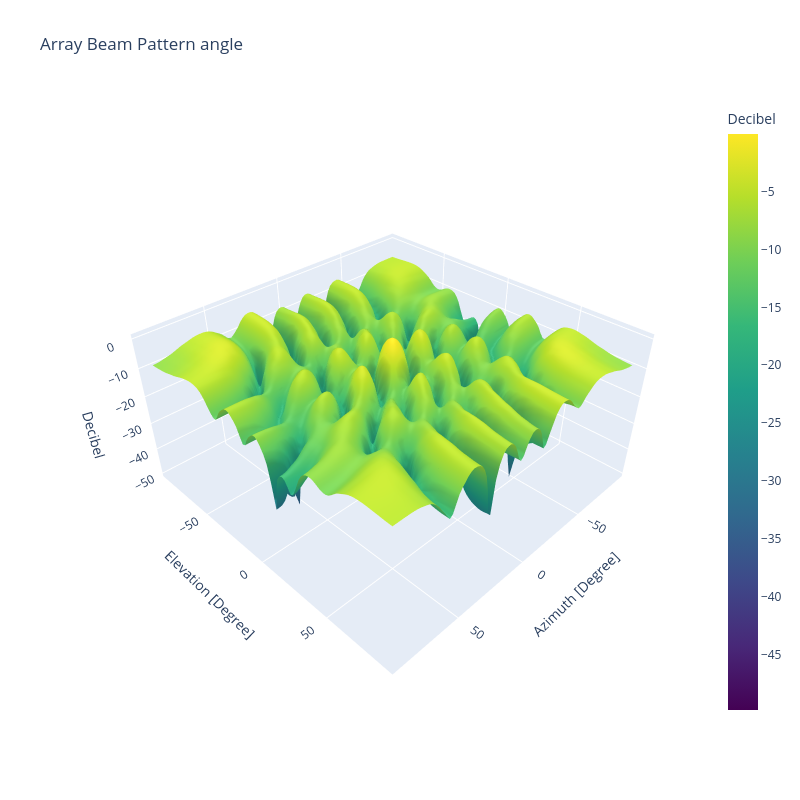
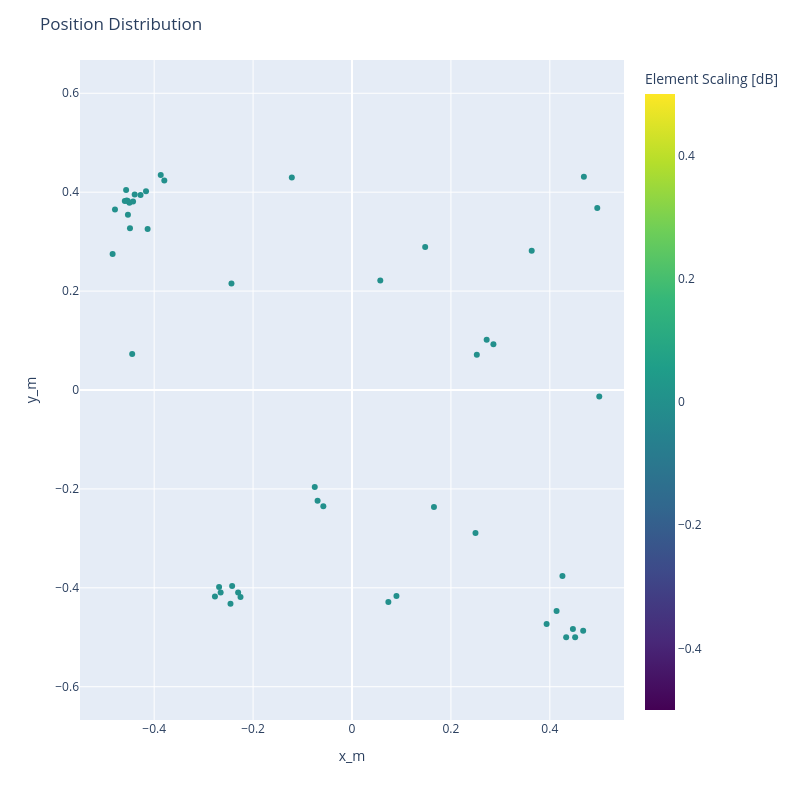

Notebook code cell kept with these figures, in order:
### Code cell
x = best_organism._chromosomes[0]
y = best_organism._chromosomes[1]

az_bound = 90
el_bound = 90
az_bound_tuple = (Angle(-az_bound, PhaseUnit.DEGREE), Angle(az_bound, PhaseUnit.DEGREE))
el_bound_tuple = (Angle(-el_bound, PhaseUnit.DEGREE), Angle(el_bound, PhaseUnit.DEGREE))


element_pattern = pattern.Isotropic()
freq = Frequency(1, FrequencyUnit.GIGAHERTZ)
antenna_element = Element(element_pattern, az_bound_tuple, el_bound_tuple, freq, 1)

cf = Frequency(1, FrequencyUnit.GIGAHERTZ)
array_geometry = geometry.CustomGeometry(x.df.to_numpy().ravel(), y.df.to_numpy().ravel())

arr = Array(antenna_element, array_geometry)

arr.plot.beam(
    DirectionDomain.ANGLE,
    PhaseUnit.DEGREE,
    AmplitudeDomain.AntennaFactor,
    AmplitudeUnit.DECIBEL,
    FigureType.SURFACE,
    Frequency(1, FrequencyUnit.GIGAHERTZ),
)

arr.plot.geometry()

### Figure 1 — Plotly figure (JSON) as saved in the notebook; plotly's stock layout.template omitted (floating-point values rounded to 4 significant figures; data arrays with more than 128 entries replaced by an {"elided": "..."} marker saying what was removed)
{"data": [{"colorbar": {"title": {"text": "Decibel"}}, "colorscale": [[0, "#440154"], [0.1111, "#482878"], [0.2222, "#3e4989"], [0.3333, "#31688e"], [0.4444, "#26828e"], [0.5556, "#1f9e89"], [0.6667, "#35b779"], [0.7778, "#6ece58"], [0.8889, "#b5de2b"], [1, "#fde725"]], "connectgaps": true, "type": "surface", "x": [-90.0, -88.18, -86.36, -84.55, -82.73, -80.91, -79.09, -77.27, -75.45, -73.64, -71.82, -70.0, -68.18, -66.36, -64.55, -62.73, -60.91, -59.09, -57.27, -55.45, -53.64, -51.82, -50.0, -48.18, -46.36, -44.55, -42.73, -40.91, -39.09, -37.27, -35.45, -33.64, -31.82, -30.0, -28.18, -26.36, -24.55, -22.73, -20.91, -19.09, -17.27, -15.45, -13.64, -11.82, -10.0, -8.182, -6.364, -4.545, -2.727, -0.9091, 0.9091, 2.727, 4.545, 6.364, 8.182, 10.0, 11.82, 13.64, 15.45, 17.27, 19.09, 20.91, 22.73, 24.55, 26.36, 28.18, 30.0, 31.82, 33.64, 35.45, 37.27, 39.09, 40.91, 42.73, 44.55, 46.36, 48.18, 50.0, 51.82, 53.64, 55.45, 57.27, 59.09, 60.91, 62.73, 64.55, 66.36, 68.18, 70.0, 71.82, 73.64, 75.45, 77.27, 79.09, 80.91, 82.73, 84.55, 86.36, 88.18, 90.0], "y": [-90.0, -88.18, -86.36, -84.55, -82.73, -80.91, -79.09, -77.27, -75.45, -73.64, -71.82, -70.0, -68.18, -66.36, -64.55, -62.73, -60.91, -59.09, -57.27, -55.45, -53.64, -51.82, -50.0, -48.18, -46.36, -44.55, -42.73, -40.91, -39.09, -37.27, -35.45, -33.64, -31.82, -30.0, -28.18, -26.36, -24.55, -22.73, -20.91, -19.09, -17.27, -15.45, -13.64, -11.82, -10.0, -8.182, -6.364, -4.545, -2.727, -0.9091, 0.9091, 2.727, 4.545, 6.364, 8.182, 10.0, 11.82, 13.64, 15.45, 17.27, 19.09, 20.91, 22.73, 24.55, 26.36, 28.18, 30.0, 31.82, 33.64, 35.45, 37.27, 39.09, 40.91, 42.73, 44.55, 46.36, 48.18, 50.0, 51.82, 53.64, 55.45, 57.27, 59.09, 60.91, 62.73, 64.55, 66.36, 68.18, 70.0, 71.82, 73.64, 75.45, 77.27, 79.09, 80.91, 82.73, 84.55, 86.36, 88.18, 90.0], "z": {"elided": "99x99 float values"}}], "layout": {"height": 800, "scene": {"aspectmode": "manual", "aspectratio": {"x": 1, "y": 1, "z": 0.5}, "xaxis": {"title": {"text": "Azimuth [Degree]"}}, "yaxis": {"title": {"text": "Elevation [Degree]"}}, "zaxis": {"title": {"text": "Decibel"}}}, "title": {"text": "Array Beam Pattern angle"}, "width": 800}}

### Figure 2 — Plotly figure (JSON) as saved in the notebook; plotly's stock layout.template omitted (floating-point values rounded to 4 significant figures)
{"data": [{"hovertemplate": "x_m=%{x}<br>y_m=%{y}<br>Element Amplifier Gain (Decibel)=%{marker.color}<extra></extra>", "legendgroup": "", "marker": {"color": [0, 0, 0, 0, 0, 0, 0, 0, 0, 0, 0, 0, 0, 0, 0, 0, 0, 0, 0, 0, 0, 0, 0, 0, 0, 0, 0, 0, 0, 0, 0, 0, 0, 0, 0, 0, 0, 0, 0, 0, 0, 0, 0, 0, 0, 0, 0, 0, 0], "coloraxis": "coloraxis", "symbol": "circle"}, "mode": "markers", "name": "", "orientation": "v", "showlegend": false, "type": "scatter", "x": [0.4512, -0.4793, -0.2424, -0.2688, -0.2771, -0.2457, -0.4535, -0.4489, 0.2524, 0.08989, 0.4137, -0.2303, 0.4467, 0.0735, 0.4331, -0.06957, 0.05721, 0.3634, -0.4501, 0.4959, -0.4276, -0.4841, 0.5, 0.4675, 0.1657, 0.4255, -0.2656, 0.2859, 0.3935, -0.3795, -0.4531, -0.4165, -0.4133, 0.2497, -0.4445, -0.4555, -0.3867, -0.1217, -0.4394, -0.4594, -0.4427, -0.2254, -0.2437, 0.148, 0.4689, -0.05795, 0.2723, -0.0753, -0.4567], "xaxis": "x", "y": [-0.5, 0.3651, -0.3963, -0.3984, -0.4177, -0.4321, 0.3819, 0.3272, 0.07126, -0.4168, -0.4467, -0.4095, -0.4832, -0.4286, -0.5, -0.2238, 0.2214, 0.2817, 0.3787, 0.3682, 0.3944, 0.2752, -0.01338, -0.4869, -0.2364, -0.3763, -0.4094, 0.0927, -0.473, 0.4237, 0.3543, 0.4021, 0.3255, -0.289, 0.07282, 0.3833, 0.4346, 0.4299, 0.3951, 0.3823, 0.3813, -0.4187, 0.2156, 0.289, 0.4313, -0.2349, 0.1016, -0.196, 0.4044], "yaxis": "y"}], "layout": {"coloraxis": {"colorbar": {"title": {"text": "Element Scaling [dB]"}}, "colorscale": [[0, "#440154"], [0.1111, "#482878"], [0.2222, "#3e4989"], [0.3333, "#31688e"], [0.4444, "#26828e"], [0.5556, "#1f9e89"], [0.6667, "#35b779"], [0.7778, "#6ece58"], [0.8889, "#b5de2b"], [1, "#fde725"]]}, "height": 800, "legend": {"tracegroupgap": 0}, "margin": {"t": 60}, "title": {"text": "Position Distribution"}, "width": 800, "xaxis": {"anchor": "y", "domain": [0, 1], "range": [-0.55, 0.55], "title": {"text": "x_m"}}, "yaxis": {"anchor": "x", "domain": [0, 1], "range": [-0.55, 0.55], "scaleanchor": "x", "title": {"text": "y_m"}}}}
